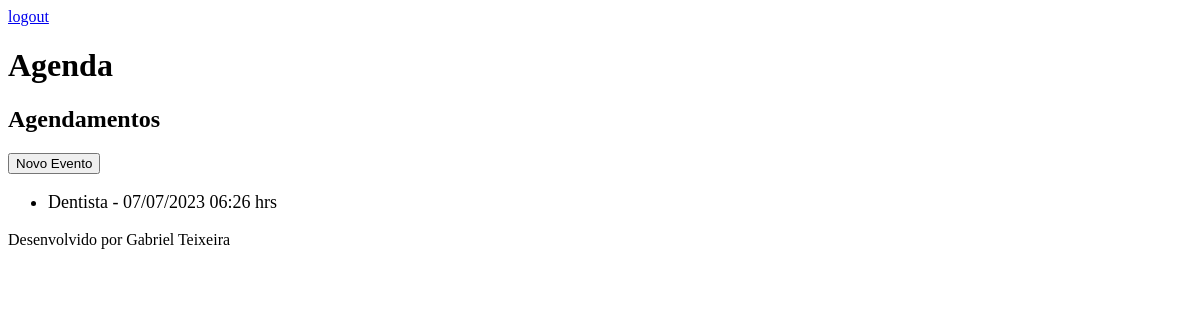
The page /agenda/ (signed in) on the database as committed earlier.
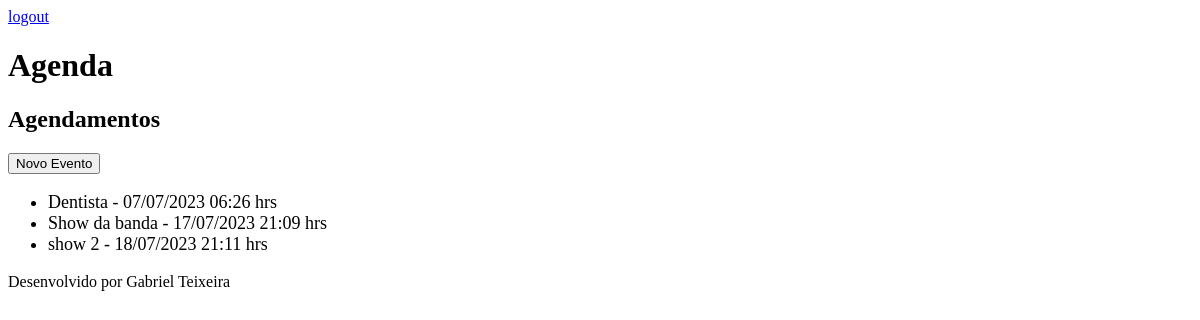
The same page on the database as committed later.
### core/models.py (models this page shows, shortened)
class Evento(models.Model):
    titulo = models.CharField(max_length=100)
    descricao = models.TextField(blank=True, null=True)
    data_evento = models.DateTimeField(verbose_name='Data do Evento')
    data_criacao = models.DateTimeField(auto_now=True)
    usuario = models.ForeignKey(User, on_delete=models.CASCADE)
    class Meta:
        db_table = 'evento'
    def get_data_evento(self):
        return self.data_evento.strftime('%d/%m/%Y %H:%M hrs')

### core/views.py (the view)
# urls.py: path('agenda/', views.lista_eventos),
@login_required(login_url='/login/')
def lista_eventos(request):
    usuario = request.user
    evento = Evento.objects.filter(usuario=usuario) # filtro por autenticação
    dados = {'eventos' : evento}
    return render(request, 'agenda.html', dados)

### templates/agenda.html
{% extends "model-page.html" %}
{% block content %}
    <h2>Agendamentos</h2>
    <a href="evento">
        <button type="button">Novo Evento</button>
    </a>
    <ul style="font-size: 18px;">
        {% for evento in eventos %}
            <li>{{ evento.titulo }} - {{ evento.get_data_evento }}</li>
        {% endfor %}
    </ul>
{% endblock %}

### templates/model-page.html
<!DOCTYPE html>
<html lang="en">
<head>
    {% include "model-header.html" %}
</head>
<body>
    {% block content %} {% endblock %}
    {% include "model-footer.html" %}
</body>
</html>

### templates/model-header.html (shortened to what this page needs)
<div align=""right>
    <a href="/logout">logout</a>
</div>
<h1>Agenda</h1>

### templates/model-footer.html
<p>Desenvolvido por Gabriel Teixeira</p>

Rows that differ between the two databases and show on the page:
added Evento: titulo "Show da banda", get_data_evento "17/07/2023 21:09 hrs"
added Evento: titulo "show 2", get_data_evento "18/07/2023 21:11 hrs"
